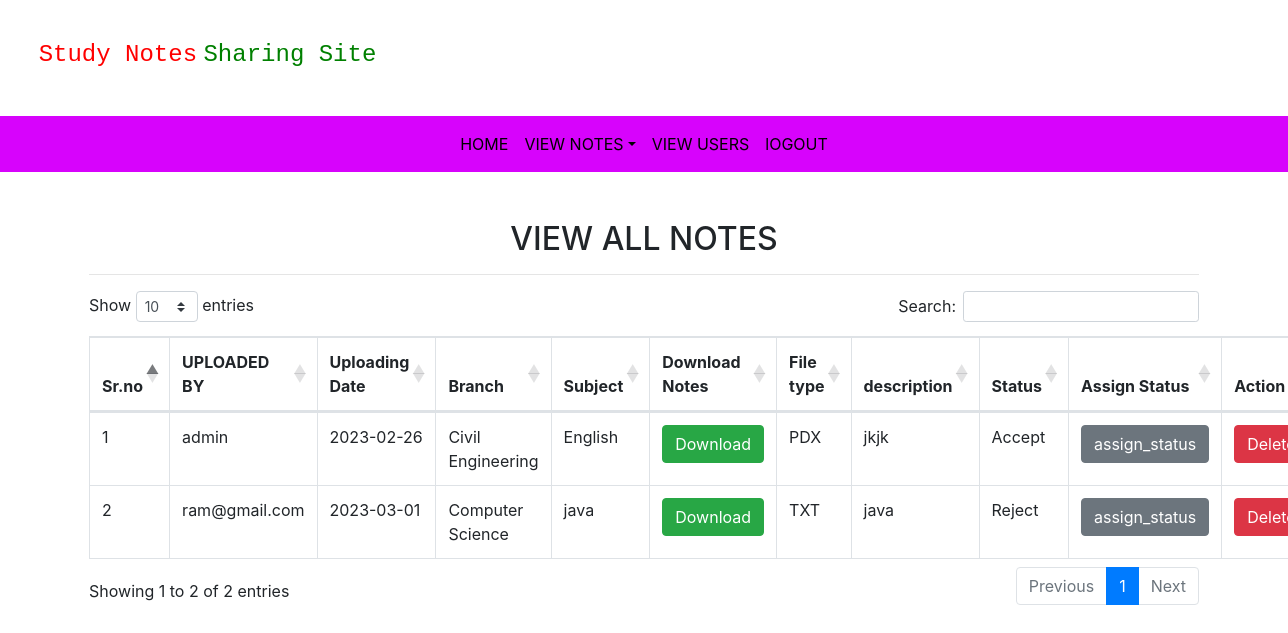
/all_nots (signed in), run on the app's committed database.
### notes/models.py (models this page shows, shortened)
class Notes(models.Model):
	user = models.ForeignKey(User,on_delete=models.CASCADE)
	uploadingdate = models.CharField(max_length=30)
	branch = models.CharField(max_length=50)
	subject = models.CharField(max_length=30)
	notesfile = models.FileField(null=True)
	filetype = models.CharField(max_length=30,null=True)
	description = models.CharField(max_length=250,null=True)
	status = models.CharField(max_length=20)

### notes/views.py (the view)
# urls.py: path('all_nots', views.all_nots, name='all_nots'),
def all_nots(request):
    if not request.user.is_authenticated:
        return redirect('login_admin')
    notes = Notes.objects.all()
    return render(request, 'all_nots.html', {'notes': notes})

### notes/templates/all_nots.html (shortened to what this page needs)
 {% extends 'admin_nav.html'%}
{% block body %}
{% load static %}
<link rel="stylesheet" href="https://cdnjs.cloudflare.com/ajax/libs/twitter-bootstrap/4.5.2/css/bootstrap.css">
<link rel="stylesheet" href="https://cdn.datatables.net/1.13.2/css/dataTables.bootstrap4.min.css">
<div class="container my-5">
    <h2 class="text-center"> VIEW ALL NOTES </h2>
    <hr>
    <table class="table table-bordered " id="example">
        <thead>
        <tr>
            <th> Sr.no</th>
             <th> UPLOADED BY</th>
            <th> Uploading Date</th>
            <th> Branch</th>
            <th> Subject</th>
            <th> Download Notes</th>
            <th> File type</th>
            <th> description</th>
            <th> Status</th>
            <th> Assign Status</th>
             <th> Action</th>
        </tr>
 </thead>
        <tbody>
        {% for i in notes %}
        <tr>
            <td>{{forloop.counter}}</td>
            <td>{{i.user.username }}</td>
            <td>{{i.uploadingdate }}</td>
            <td>{{i.branch }}</td>
            <td>{{i.subject }}</td>
            <td><a href="{{i.notesfile.url }}" class="btn btn-success" download>Download</a></td>
            <td>{{i.filetype }}</td>
            <td>{{i.description }}</td>
            <td>{{i.status}}</td>
            <td><a href="{% url 'assign_status' i.id %}" class="btn btn-secondary" >assign_status</a></td>
            <td><a href="{% url 'delete_nots' i.id %}" class="btn btn-danger" onclick="return confirm('Are you sure,You want to Delete')">Delete</a></td>
        </tr>
        {%endfor%}
</tbody>
    </table>
</div>
{% endblock %}

### data on the page
Notes: user.username "admin", uploadingdate "2023-02-26", branch "Civil Engineering", subject "English", filetype "PDX", description "jkjk", status "Accept"
Notes: user.username "ram@gmail.com", uploadingdate "2023-03-01", branch "Computer Science", subject "java", filetype "TXT", description "java", status "Reject"
